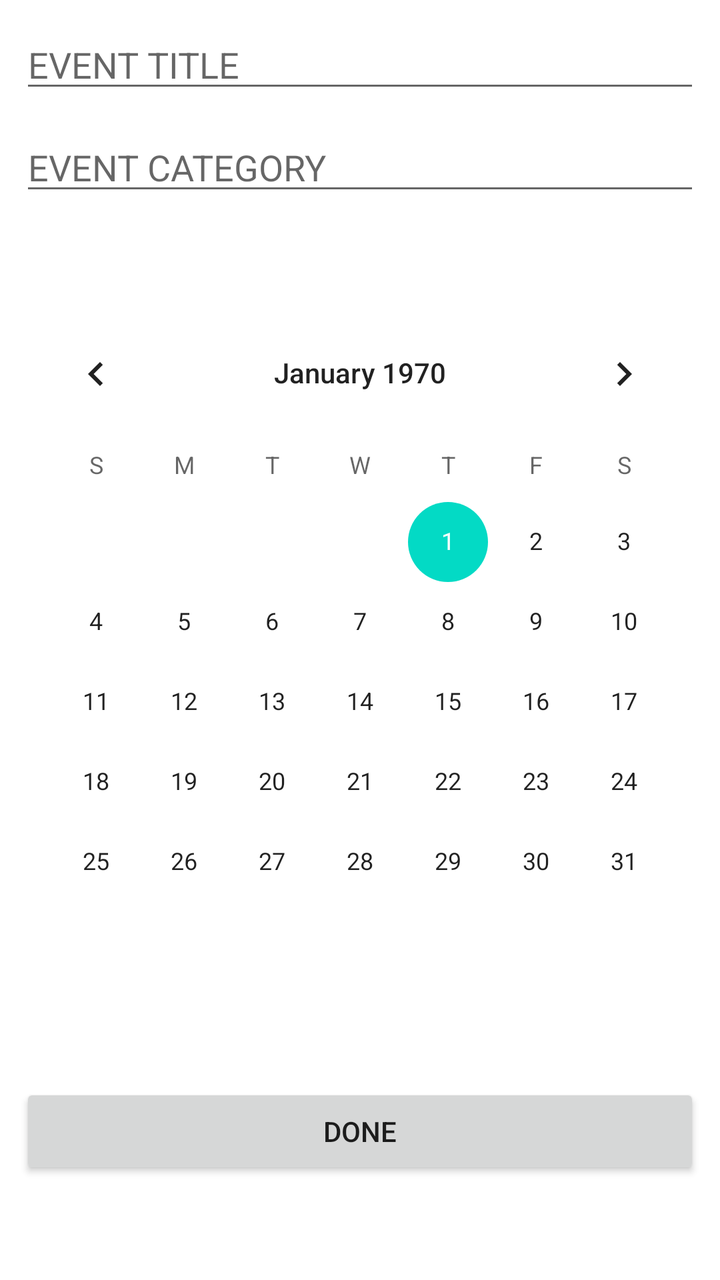
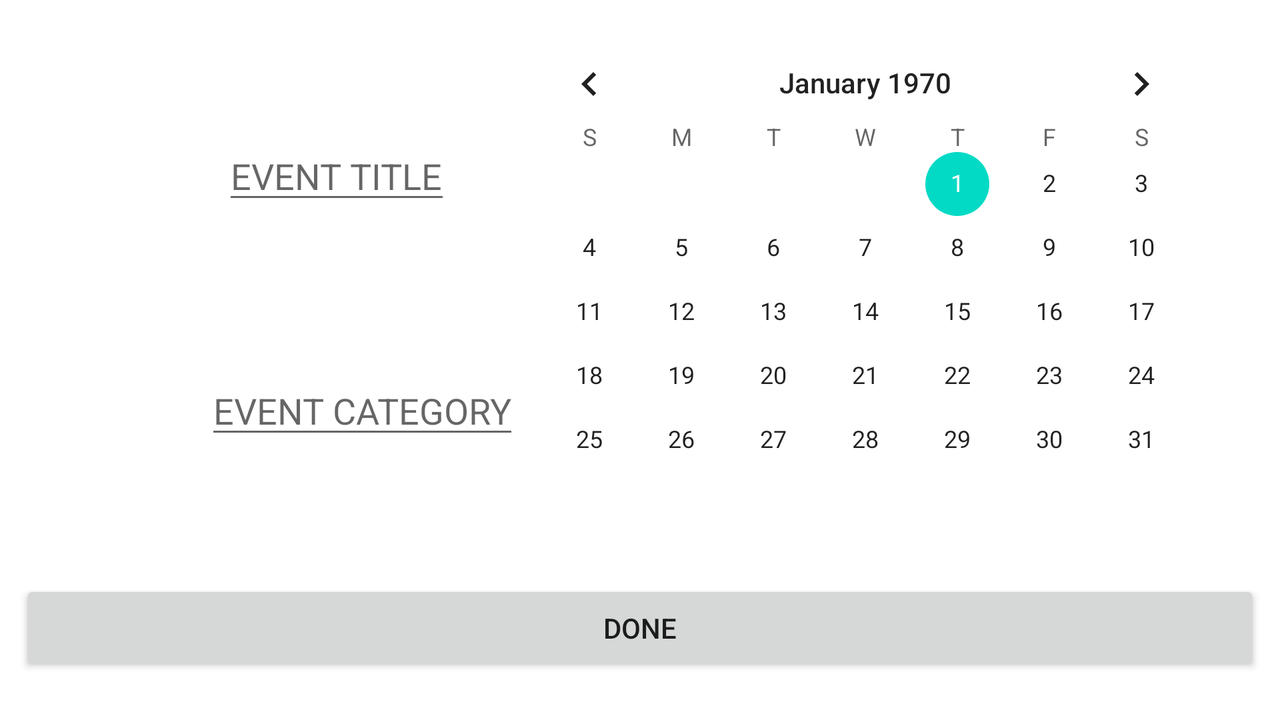

One screen, two layout resources from the same app: the default and the repository's alternative for another configuration. Each is rendered where Android would select it; the XML of both is given below.
<!-- AndroidManifest.xml: application theme Theme.RecyclerViewApp -->
<!-- res/layout/fragment_second.xml -->
<?xml version="1.0" encoding="utf-8"?>
<androidx.constraintlayout.widget.ConstraintLayout xmlns:android="http://schemas.android.com/apk/res/android"
    xmlns:app="http://schemas.android.com/apk/res-auto"
    xmlns:tools="http://schemas.android.com/tools"
    android:layout_width="match_parent"
    android:layout_height="match_parent"
    tools:context=".views.SecondFragment">

    <EditText
        android:id="@+id/event_title_et"
        android:layout_width="match_parent"
        android:layout_height="wrap_content"
        android:layout_margin="10dp"
        android:hint="@string/eventTitle"
        android:autofillHints=""
        android:inputType="text"
        app:layout_constraintEnd_toEndOf="parent"
        app:layout_constraintStart_toStartOf="parent"
        app:layout_constraintTop_toTopOf="parent" />

    <EditText
        android:id="@+id/event_category_et"
        android:hint="@string/eventCategory"
        android:autofillHints=""
        android:inputType="text"
        android:layout_width="match_parent"
        android:layout_height="wrap_content"
        android:layout_margin="10dp"
        app:layout_constraintEnd_toEndOf="parent"
        app:layout_constraintStart_toStartOf="parent"
        app:layout_constraintTop_toBottomOf="@+id/event_title_et" />

    <CalendarView
        android:id="@+id/event_calendar"
        android:layout_width="wrap_content"
        android:layout_height="wrap_content"
        app:layout_constraintEnd_toEndOf="parent"
        app:layout_constraintStart_toStartOf="parent"
        app:layout_constraintBottom_toTopOf="@id/done_btn"
        app:layout_constraintTop_toBottomOf="@+id/event_category_et" />

    <android.widget.Button
        android:id="@+id/done_btn"
        android:layout_width="match_parent"
        android:layout_height="wrap_content"
        android:text="@string/done"
        android:layout_marginHorizontal="10dp"
        app:layout_constraintBottom_toBottomOf="parent"
        app:layout_constraintEnd_toEndOf="parent"
        app:layout_constraintStart_toStartOf="parent"
        app:layout_constraintTop_toBottomOf="@+id/event_calendar"
        app:layout_constraintVertical_bias="1" />


</androidx.constraintlayout.widget.ConstraintLayout>
<!-- resources referenced by this layout -->
<resources>
  <string name="done">DONE</string>
  <string name="eventCategory">EVENT CATEGORY</string>
  <string name="eventTitle">EVENT TITLE</string>
  <style name="Theme.RecyclerViewApp" parent="Theme.MaterialComponents.DayNight.NoActionBar">
          
          <item name="colorPrimary">@color/purple_500</item>
          <item name="colorPrimaryVariant">@color/purple_700</item>
          <item name="colorOnPrimary">@color/white</item>
          
          <item name="colorSecondary">@color/teal_200</item>
          <item name="colorSecondaryVariant">@color/teal_700</item>
          <item name="colorOnSecondary">@color/black</item>
          
          <item name="android:statusBarColor" tools:targetApi="l">?attr/colorPrimaryVariant</item>
          
      </style>
</resources>
<!-- res/layout-land/fragment_second.xml (the repository's variant of the layout above) -->
<!-- drawn on the phone turned sideways -->
<?xml version="1.0" encoding="utf-8"?>
<androidx.constraintlayout.widget.ConstraintLayout xmlns:android="http://schemas.android.com/apk/res/android"
    xmlns:app="http://schemas.android.com/apk/res-auto"
    xmlns:tools="http://schemas.android.com/tools"
    android:layout_width="match_parent"
    android:layout_height="match_parent"
    tools:context=".views.SecondFragment">

    <EditText
        android:id="@+id/event_title_et"
        android:layout_width="wrap_content"
        android:autofillHints=""
        android:layout_height="wrap_content"
        android:layout_margin="10dp"
        app:layout_constraintHorizontal_bias="0.2"
        android:hint="@string/eventTitle"
        android:inputType="text"
        app:layout_constraintEnd_toEndOf="parent"
        app:layout_constraintStart_toStartOf="parent"
        app:layout_constraintTop_toTopOf="parent"
        app:layout_constraintBottom_toTopOf="@id/event_category_et"/>

    <EditText
        android:id="@+id/event_category_et"
        android:hint="@string/eventCategory"
        android:inputType="text"
        android:autofillHints=""
        app:layout_constraintHorizontal_bias="0.2"
        android:layout_width="wrap_content"
        android:layout_height="wrap_content"
        android:layout_margin="10dp"
        app:layout_constraintEnd_toEndOf="parent"
        app:layout_constraintStart_toStartOf="parent"
        app:layout_constraintTop_toBottomOf="@+id/event_title_et"
        app:layout_constraintBottom_toTopOf="@id/done_btn"
        />

    <CalendarView
        android:id="@+id/event_calendar"
        android:layout_width="wrap_content"
        android:layout_height="wrap_content"
        app:layout_constraintEnd_toEndOf="parent"
        app:layout_constraintStart_toEndOf="@id/event_title_et"
        app:layout_constraintBottom_toTopOf="@id/done_btn"
        app:layout_constraintTop_toTopOf="parent" />

    <android.widget.Button
        android:id="@+id/done_btn"
        android:layout_width="match_parent"
        android:layout_height="wrap_content"
        android:text="@string/done"
        android:layout_marginHorizontal="10dp"
        app:layout_constraintBottom_toBottomOf="parent"
        app:layout_constraintEnd_toEndOf="parent"
        app:layout_constraintStart_toStartOf="parent"
        app:layout_constraintTop_toBottomOf="@+id/event_calendar"
        app:layout_constraintVertical_bias="1" />


</androidx.constraintlayout.widget.ConstraintLayout>
